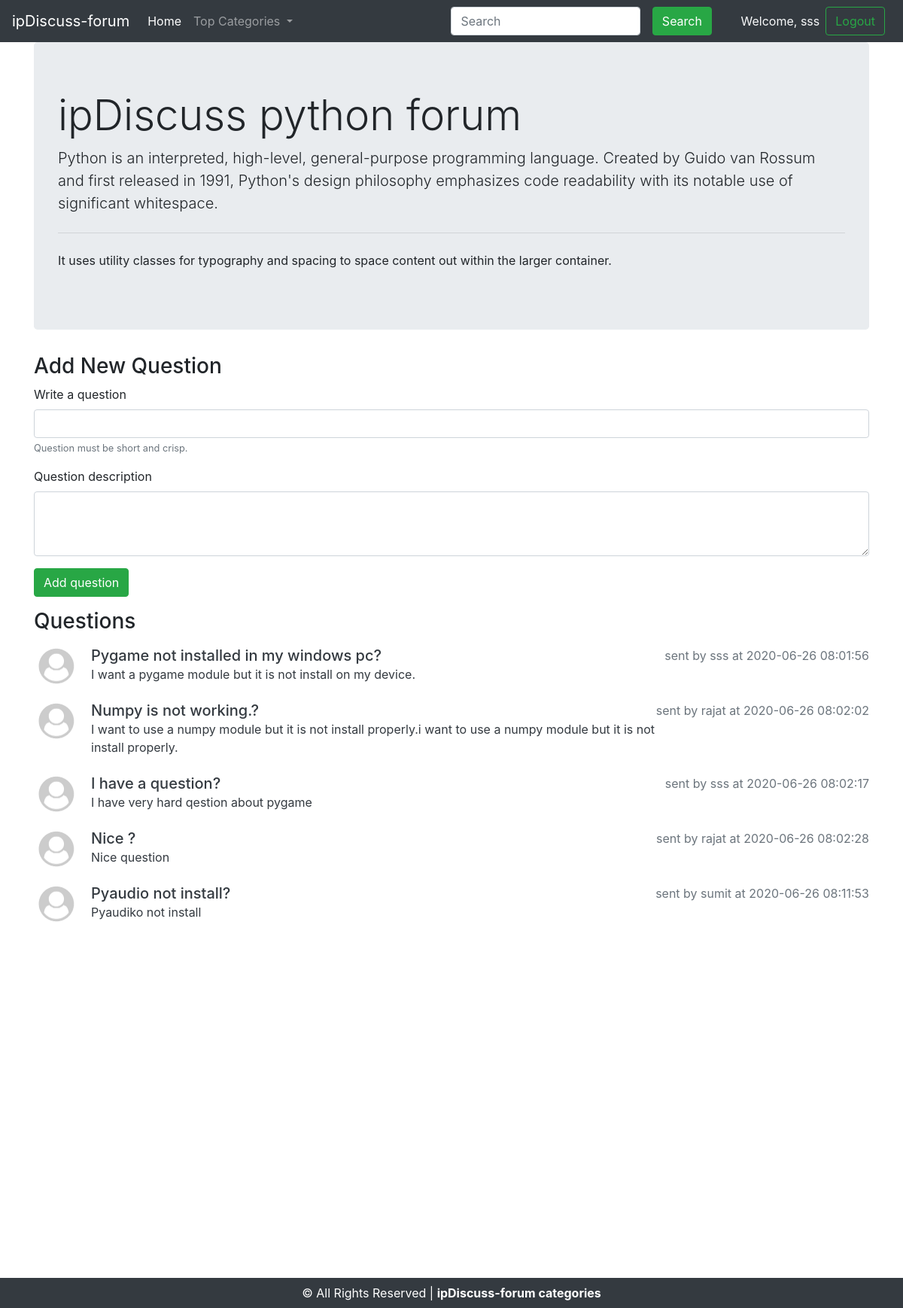
Screenshot of /threadlist.php?catid=1 (signed in) with the database file from the repository.
### tables this page shows
CREATE TABLE `category` (
  `category_id` int(11) NOT NULL,
  `category_name` varchar(255) NOT NULL,
  `category_content` text NOT NULL,
  `category_time&date` timestamp NOT NULL DEFAULT current_timestamp() ON UPDATE current_timestamp()
);

CREATE TABLE `threads` (
  `thread_id` int(11) NOT NULL,
  `thread_title` varchar(255) NOT NULL,
  `thread_content` text NOT NULL,
  `category_id` int(11) NOT NULL,
  `user_id` int(11) NOT NULL,
  `time&date` timestamp NOT NULL DEFAULT current_timestamp() ON UPDATE current_timestamp()
);

CREATE TABLE `users` (
  `user_id` int(11) NOT NULL,
  `username` varchar(255) NOT NULL,
  `user_email` varchar(255) NOT NULL,
  `password` varchar(10000) NOT NULL,
  `timestamp` datetime NOT NULL DEFAULT current_timestamp()
);

### threadlist.php (the view, shortened to what this page needs)
<?php
include "includes/header.php";
include "includes/navbar.php";
$id=$_GET['catid'];
$sql="select * from category where category_id='$id'";
$res=mysqli_query($conn,$sql);
while($row=mysqli_fetch_assoc($res))
{
    $title=$row['category_name'];
    $desc=$row['category_content'];
echo '
<div class="container">
<div class="jumbotron">
  <h1 class="display-4">ipDiscuss '.$title.' forum</h1>
  <p class="lead">'.$desc.'</p>
  <hr class="my-4">
  <p>It uses utility classes for typography and spacing to space content out within the larger container.</p>
</div>
</div>';
echo '
<div class="container mb-3">
    <h3>Add New Question</h3>';
    if(isset($_SESSION['loggedin']))
    {
        echo '<form action="'.$_SERVER['REQUEST_URI'].'" method="post">
        <div class="form-group">
          <label for="question">Write a question</label>
          <input type="text" class="form-control" name="question" id="question"  minlength=5 maxlength=255 required aria-describedby="questionHelp">
          <small id="questionHelp" class="form-text text-muted">Question must be short and crisp.</small>
        </div>
        <div class="form-group">
            <label for="Qdescription">Question description</label>
            <textarea class="form-control" name="desc"   minlength=5 maxlength=20000 required  id="Qdescription" rows="3"></textarea>
        </div>
        <button type="submit" name="que" class="btn btn-success">Add question</button>
      </form>';
    }
    else
    {
        echo '<h5>You are not logged In ,login to continue</h5>';
    }
echo '</div>
<div class="container">
<h3 class="mb-3">Questions</h3>';
$sql="select * from threads where category_id='$id'";
$res=mysqli_query($conn,$sql);
if( mysqli_num_rows($res)>0)
{
    while($row=mysqli_fetch_assoc($res))
    {
        $thread_id=$row['thread_id'];
        $thread_title=$row['thread_title'];
        $thread_desc=$row['thread_content'];
        $thread_time=$row['time&date'];
        $thread_user_id=$row['user_id'];
        $sql2="select username from users where user_id='$thread_user_id'";
        $res2=mysqli_query($conn,$sql2);
        $row2=mysqli_fetch_assoc($res2);
        $thread_username=$row2['username'];
        echo '<div class="media mb-2">
                <img src="images/profile.png" width="60px" class="mr-3" alt="...">
            <div class="media-body">
            <h5 class="mt-0 d-inline"><a href="thread.php?thd='.$thread_id.'" class="text-dark">'.ucfirst($thread_title).'?</a> </h5>
            <p class="d-inline text-dark text-muted float-right "> sent by '.$thread_username.' at '.$thread_time.'</p>
              <p class="d-block text-dark">  '.ucfirst($thread_desc).'</p>
            </div>
            </div>';
    }
}
else
{
    echo '<div class="jumbotron">
    <h1 class="display-5">No any questions in the database.</h1>
    <p class="lead">Be the first person to ask a question</p>
  </div>';
}
echo '</div> ';
}
include "includes/footer.php";
?>

### rows the page displays
category: category_name "python", category_content "Python is an interpreted, high-level, general-purpose programming language. Created by Guido van Rossum and first released in 1991, Python's design philosophy emphasizes code readability with its notable use of significant whitespace."
threads: thread_title "Pygame not installed in my windows pc", user.username "sss", value "2020-06-26 08:01:56", thread_content "I want a pygame module but it is not install on my device."
threads: thread_title "Numpy is not working.", user.username "rajat", value "2020-06-26 08:02:02", thread_content "I want to use a numpy module but it is not install properly.i want to use a numpy module but it is not install properly."
threads: thread_title "I have a question", user.username "sss", value "2020-06-26 08:02:17", thread_content "I have very hard qestion about pygame"
threads: thread_title "Nice", user.username "rajat", value "2020-06-26 08:02:28", thread_content "Nice question"
threads: thread_title "Pyaudio not install", user.username "sumit", value "2020-06-26 08:11:53", thread_content "Pyaudiko not install"

### other values shown
$_SESSION['loggedin'] "sss"
